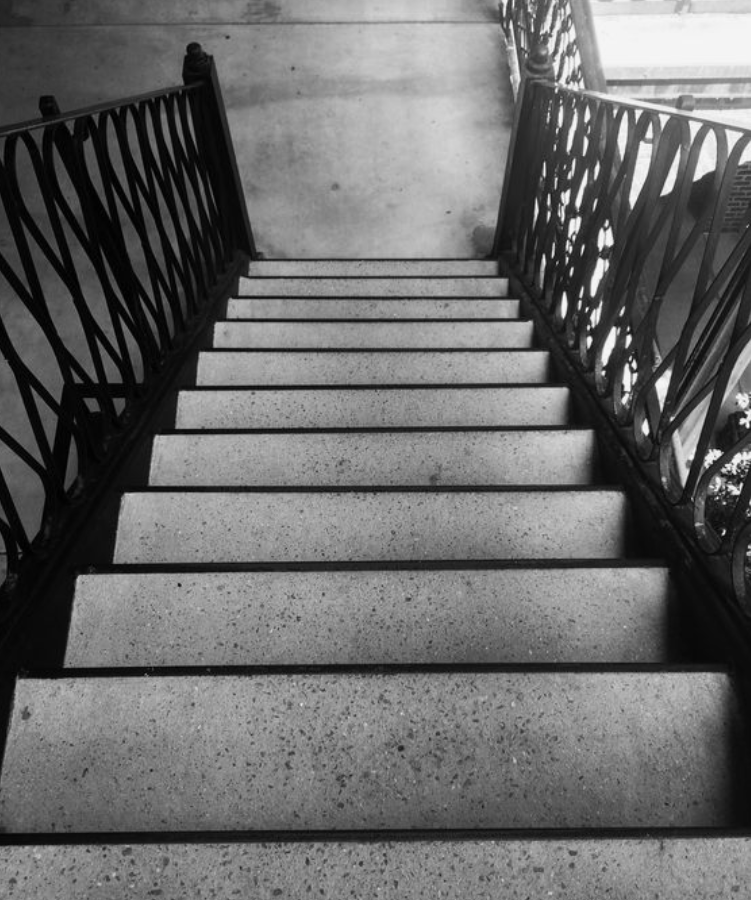
//> input picture vjezbe_5/data/lines.png, 751 x 900 px
$ ./main3   (built with g++ and OpenCV 4)
//> lines starting //> are read from the running program, lines starting //| are printed output that depends on the picture; after the words box and inside, x2 and y2 are one past the last pixel; in counts of white or black regions, pixels touching at a corner belong together
#include <opencv2/opencv.hpp>
#include <iostream>

using namespace cv;
using namespace std;

int main(){
    Mat image = imread("../data/lines.png", 0);
//> image is the input picture: 900 rows x 751 cols, CV_8UC1; min 0, max 245, mean 105.8
    Mat color;

    Canny(image, image, 150, 500, 3);
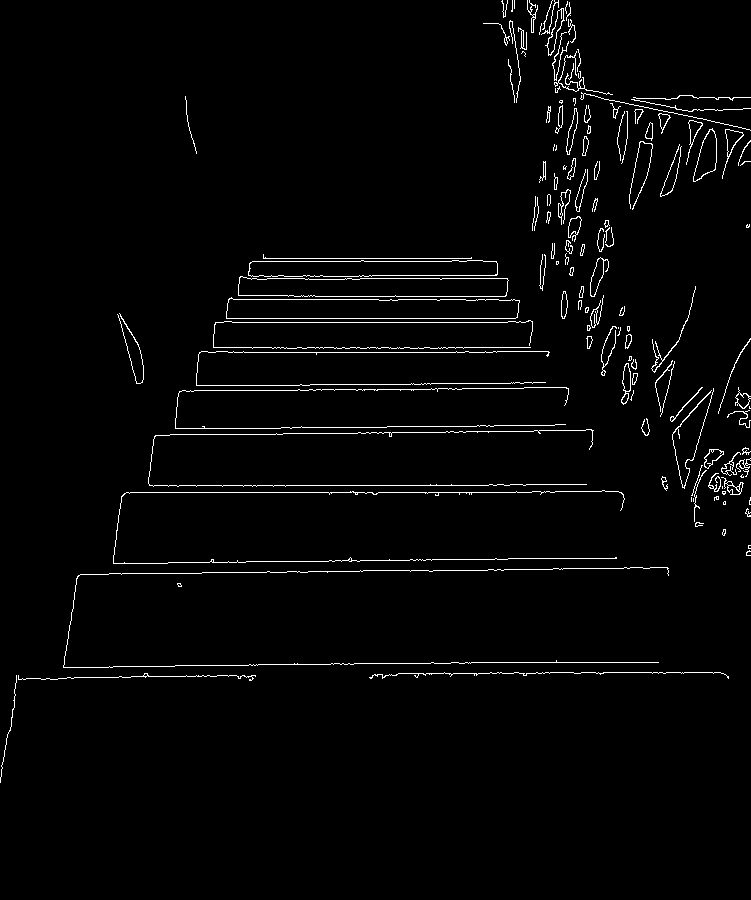
//> image: 900 rows x 751 cols, CV_8UC1; 2.2% white in thin lines or dots, all inside (x1, y1, x2, y2) = (0, 0, 751, 783)
    cvtColor(image, color, COLOR_GRAY2BGR);

    // [19 lines of commented-out code are left out]
    vector<Vec4i> linesP; // will hold the results of the detection
    HoughLinesP(image, linesP, 1, CV_PI/180, 20, 40, 1 ); // runs the actual detection
//> linesP = 56 lines (x1, y1, x2, y2), first 8: [126, 492, 364, 492], [232, 322, 507, 322], [179, 485, 488, 485], [442, 278, 507, 278], [504, 569, 544, 569], [228, 352, 464, 352], [448, 347, 530, 347], [226, 318, 515, 318]
    // Draw the lines
    for( size_t i = 0; i < linesP.size(); i++ )
        {
        Vec4i l = linesP[i];
        line(color, Point(l[0], l[1]), Point(l[2], l[3]), Scalar(0,0,255), 3, LINE_AA);
        }
//> this loop made 56 passes
//> l on passes 1 to 12: [126, 492, 364, 492], [232, 322, 507, 322], [179, 485, 488, 485], [442, 278, 507, 278], [504, 569, 544, 569], [228, 352, 464, 352], [448, 347, 530, 347], [226, 318, 515, 318], [233, 299, 378, 299], [362, 390, 421, 389], [121, 574, 179, 573], [212, 562, 302, 561]
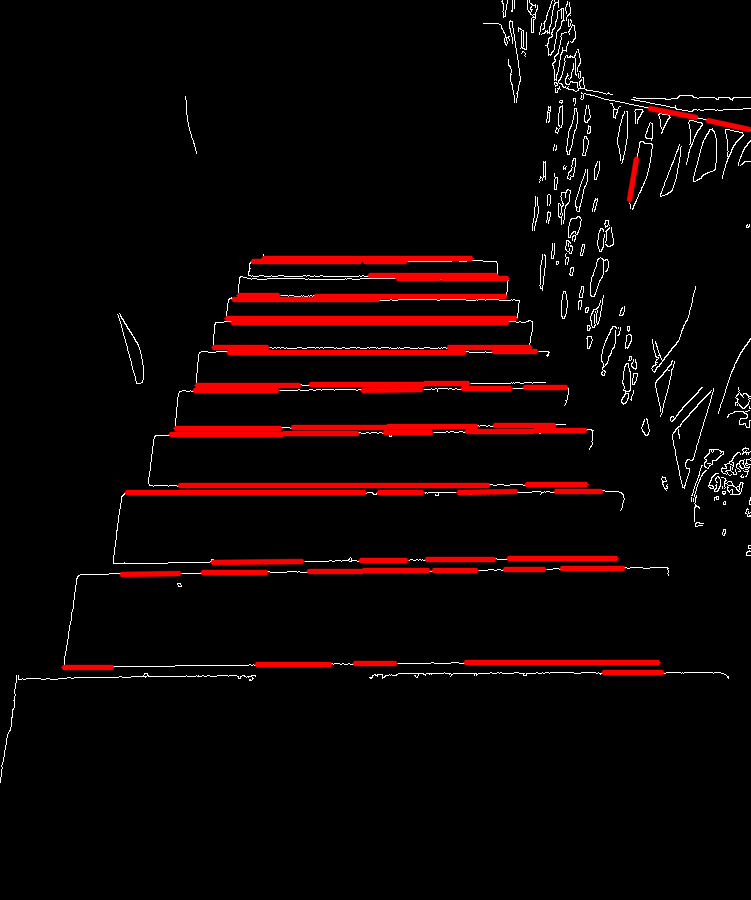
//> color: 900 rows x 751 cols, CV_8UC3; mean B, G, R 3.6, 3.6, 13.9


    imshow("Color", color);
    imshow("Canny", image);

    while (true) {
        int key = waitKey(1); // Wait for 1 ms for any key press
//> the 'q' key is pressed
        if (key == 'q' || key == 27) { // Exit on 'q' or ESC key
            break;
        }
    }
    destroyAllWindows();
    return 1;
    }

$ run again, with vjezbe_5/data/1.png copied over vjezbe_5/data/lines.png
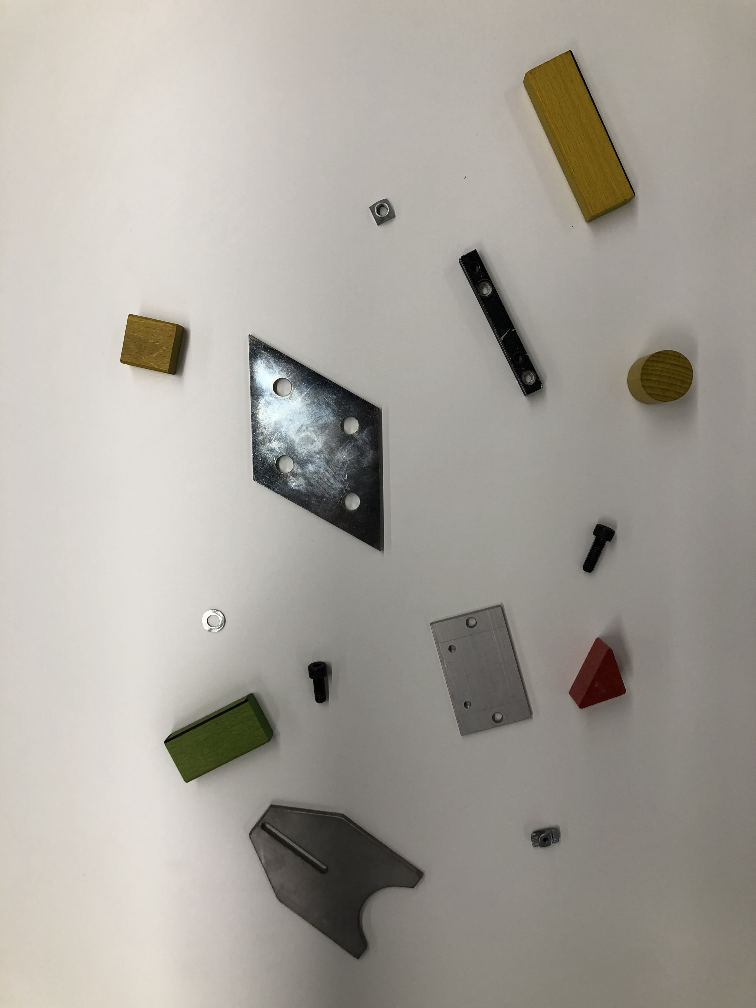
//> input picture vjezbe_5/data/1.png, 756 x 1008 px
//> `Canny(image, image, 150, 500, 3);`:
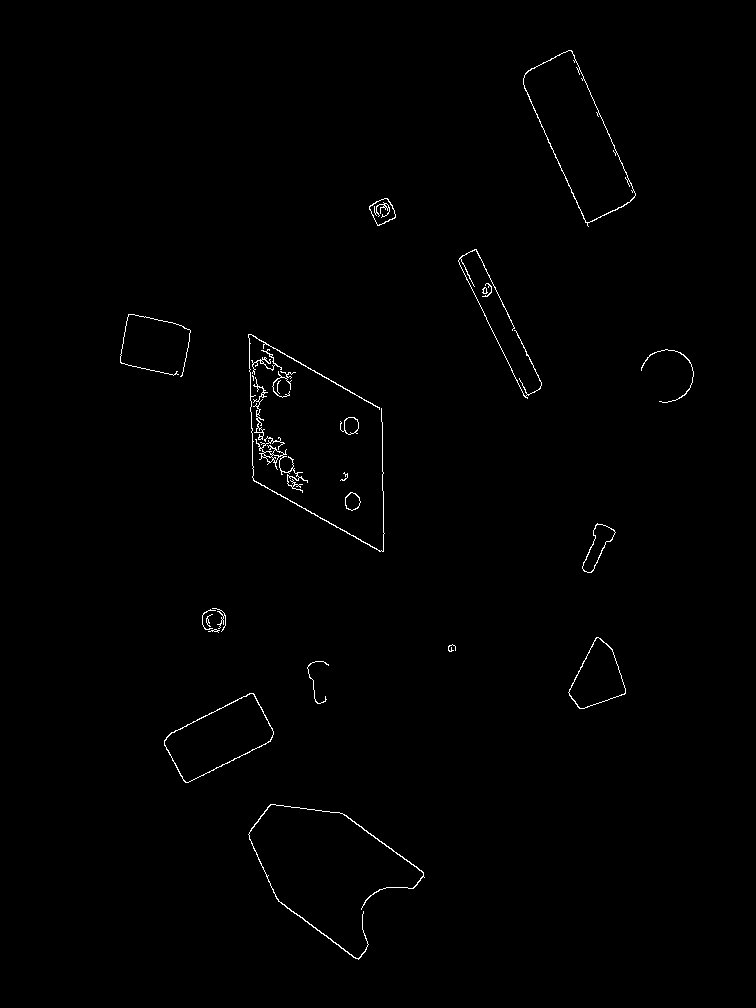
//> image: 1008 rows x 756 cols, CV_8UC1; 0.63% white in thin lines or dots, all inside (x1, y1, x2, y2) = (120, 50, 694, 960)
//> linesP = 19 lines (x1, y1, x2, y2), first 8: [250, 334, 381, 409], [382, 422, 382, 468], [458, 261, 524, 396], [571, 50, 635, 195], [180, 729, 251, 693], [475, 249, 541, 384], [253, 480, 380, 551], [523, 83, 563, 173]
//> the loop `for( size_t i = 0; i < linesP.size(); i++ )` made 19 passes
//> after the loop `for( size_t i = 0; i < linesP.size(); i++ )`:
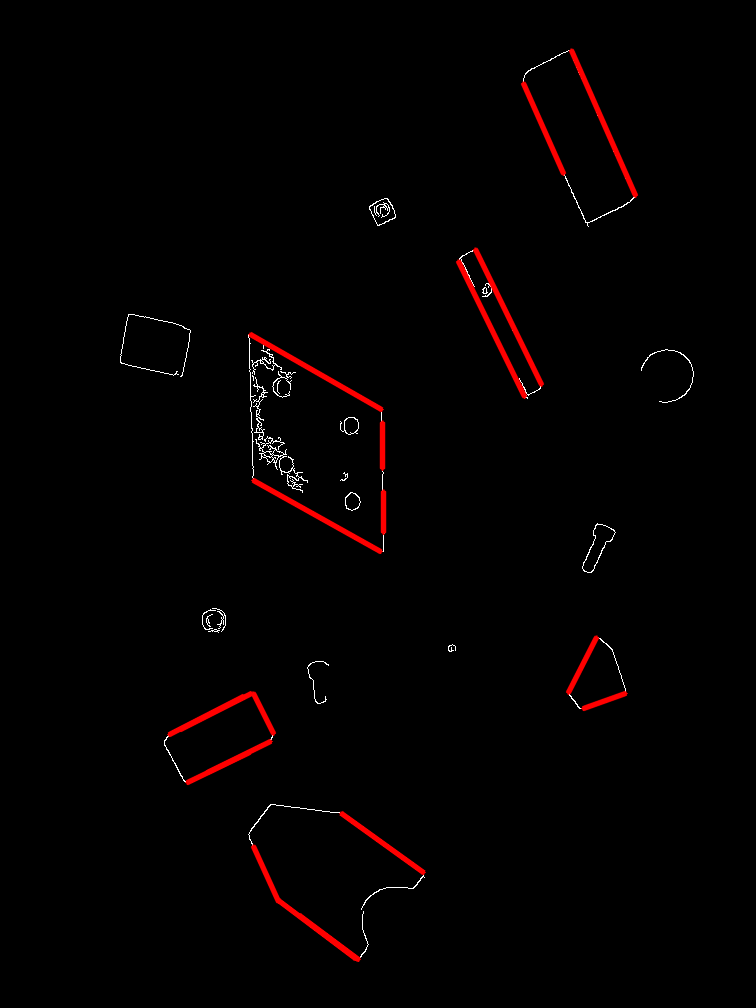
//> color: 1008 rows x 756 cols, CV_8UC3; mean B, G, R 1, 1, 3.8

$ run again, with vjezbe_5/data/2.png copied over vjezbe_5/data/lines.png
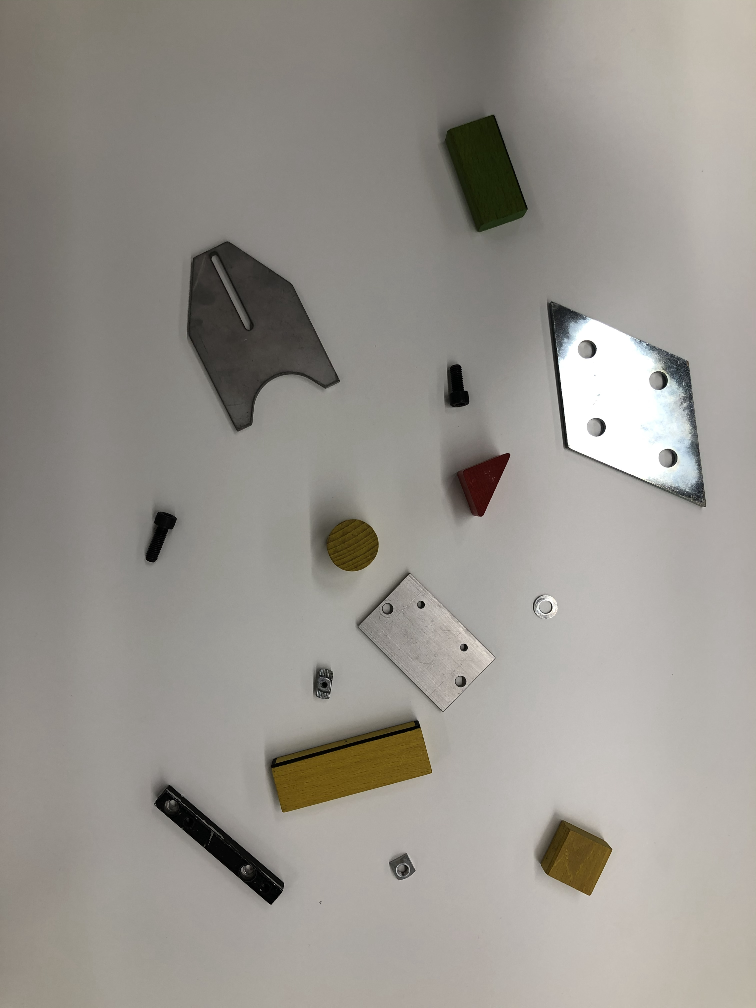
//> input picture vjezbe_5/data/2.png, 756 x 1008 px
//> `Canny(image, image, 150, 500, 3);`:
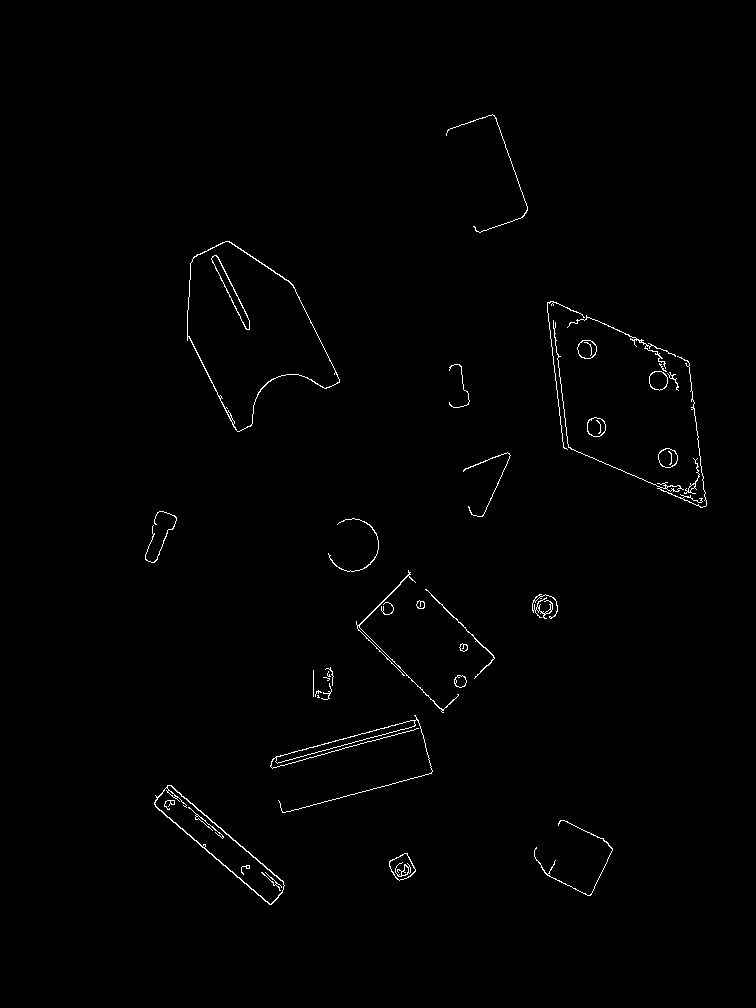
//> image: 1008 rows x 756 cols, CV_8UC1; 0.77% white in thin lines or dots, all inside (x1, y1, x2, y2) = (145, 114, 707, 905)
//> linesP = 21 lines (x1, y1, x2, y2), first 8: [155, 806, 223, 865], [283, 812, 338, 798], [330, 748, 383, 734], [193, 805, 273, 873], [187, 334, 235, 429], [275, 757, 413, 720], [356, 624, 442, 710], [547, 305, 552, 348]
//> the loop `for( size_t i = 0; i < linesP.size(); i++ )` made 21 passes
//> after the loop `for( size_t i = 0; i < linesP.size(); i++ )`:
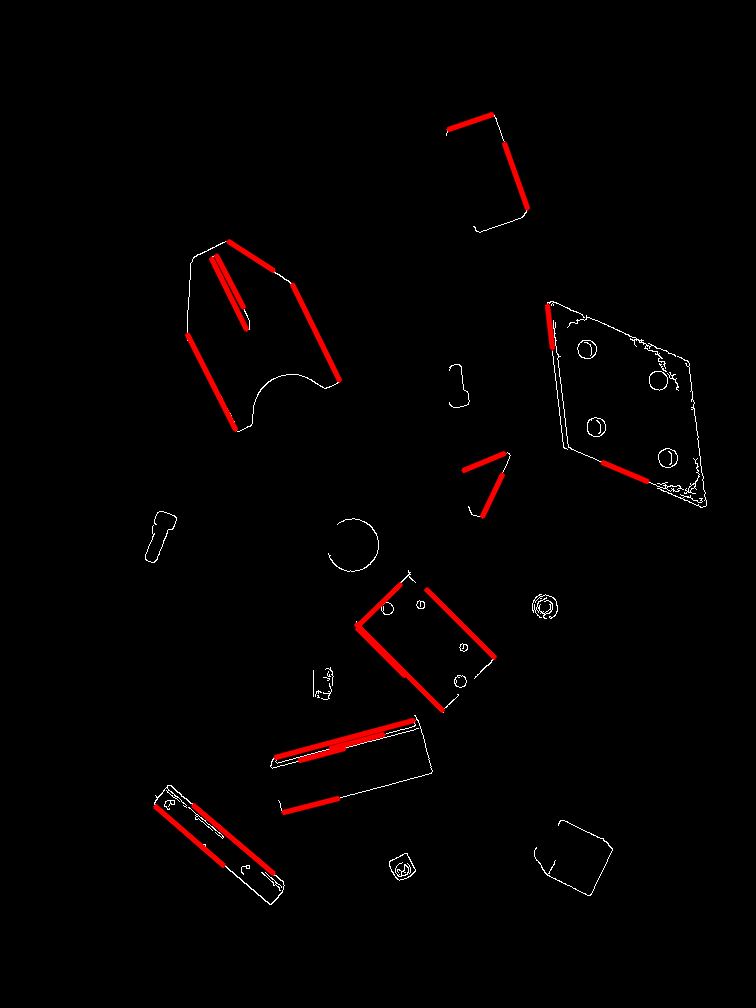
//> color: 1008 rows x 756 cols, CV_8UC3; mean B, G, R 1.3, 1.3, 4.1

$ run again, with vjezbe_5/data/3.png copied over vjezbe_5/data/lines.png
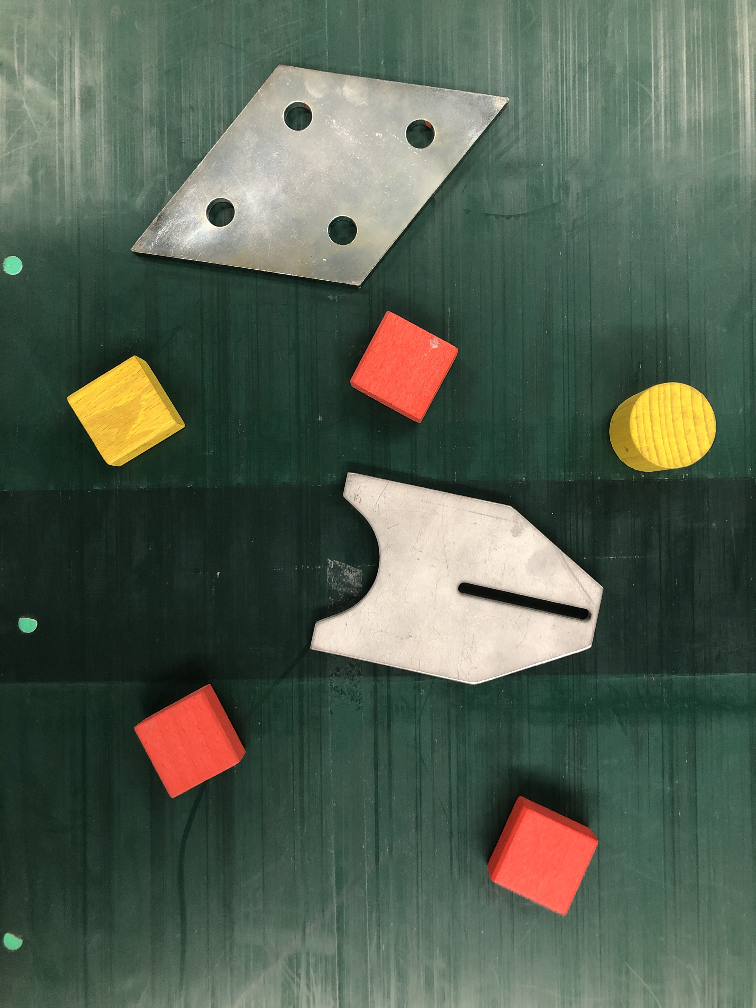
//> input picture vjezbe_5/data/3.png, 756 x 1008 px
//> `Canny(image, image, 150, 500, 3);`:
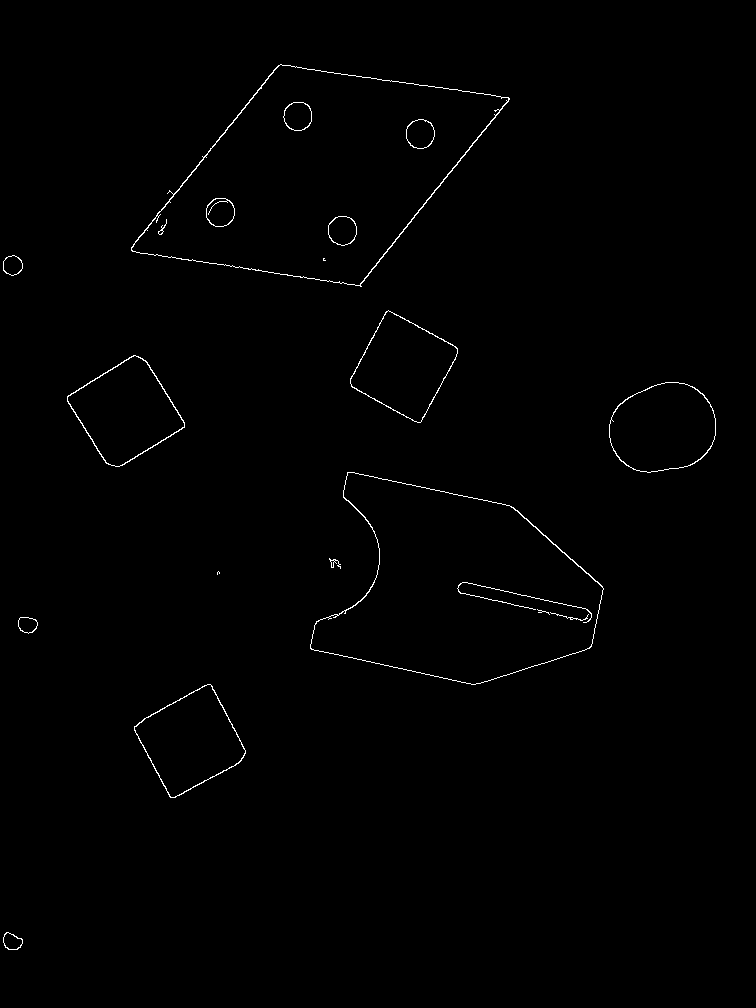
//> image: 1008 rows x 756 cols, CV_8UC1; 0.62% white in thin lines or dots, all inside (x1, y1, x2, y2) = (3, 64, 716, 950)
//> linesP = 23 lines (x1, y1, x2, y2), first 8: [131, 247, 278, 65], [302, 68, 381, 79], [373, 268, 437, 187], [471, 583, 516, 593], [179, 795, 240, 761], [211, 263, 295, 276], [311, 649, 392, 666], [134, 729, 170, 797]
//> the loop `for( size_t i = 0; i < linesP.size(); i++ )` made 23 passes
//> after the loop `for( size_t i = 0; i < linesP.size(); i++ )`:
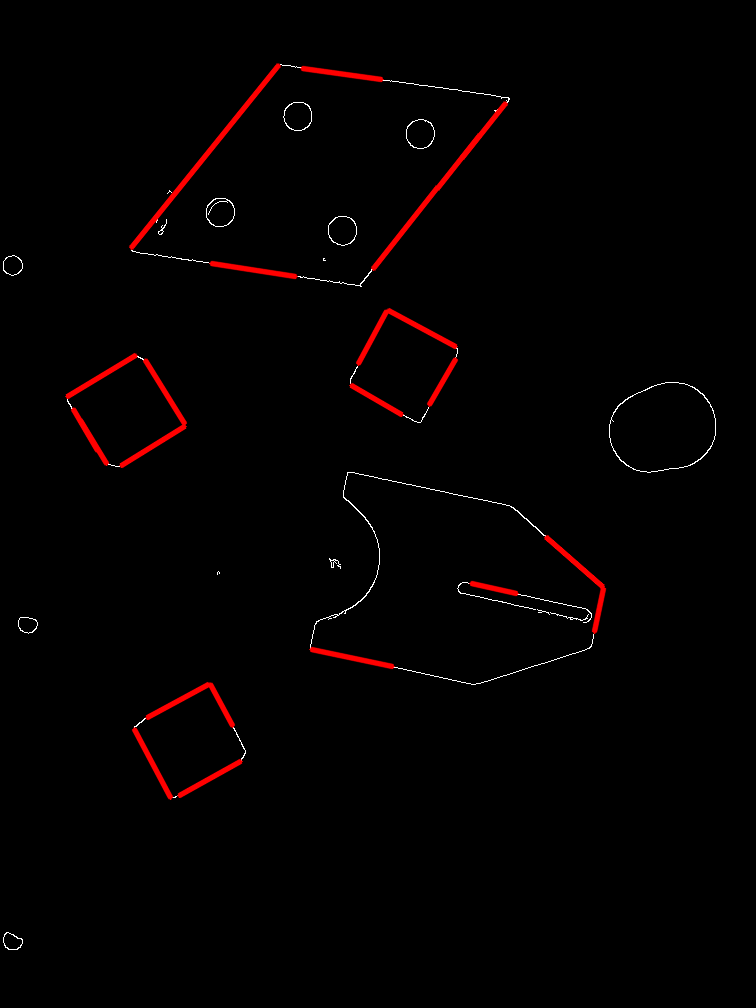
//> color: 1008 rows x 756 cols, CV_8UC3; mean B, G, R 0.9, 0.9, 3.9
